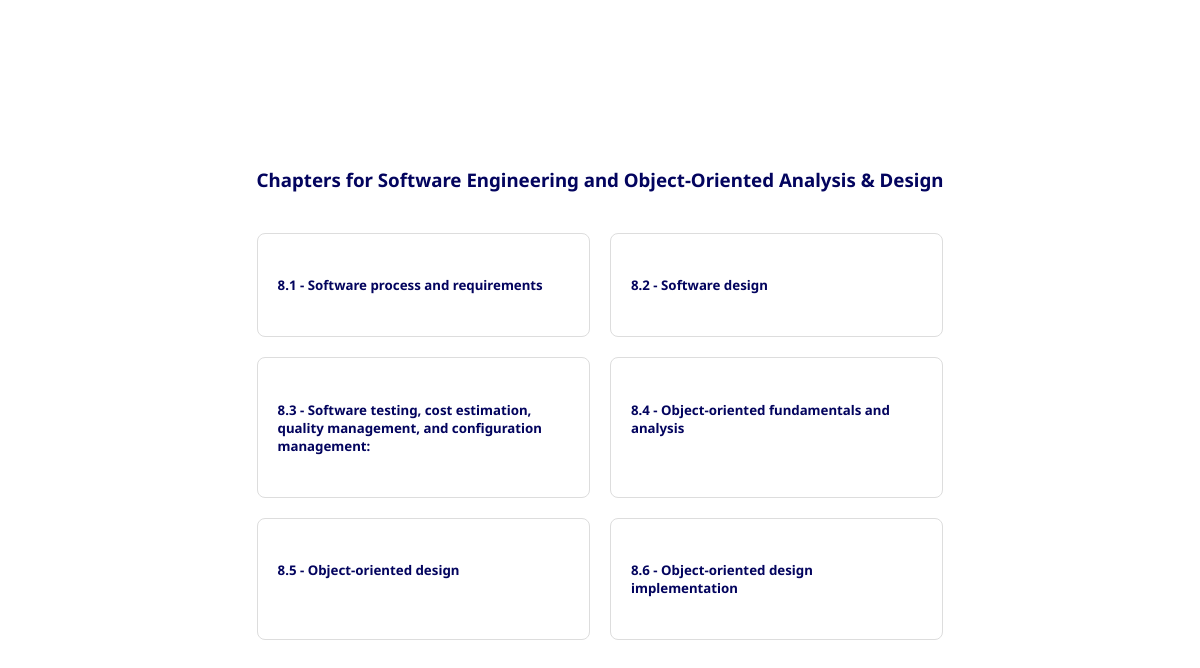
Screenshot of /questions/subject/13/ with the database file from the repository.
### questions/models.py (models this page shows, shortened)
class Subject(models.Model):
    name = models.CharField(max_length=200)

class Chapter(models.Model):
    subject = models.ForeignKey(Subject, on_delete=models.CASCADE)
    chapter_number = models.CharField(max_length=10)  # Format like "1.1", "1.2"
    name = models.CharField(max_length=200)
    class Meta:
        unique_together = ['subject', 'chapter_number']
        ordering = ['subject', 'chapter_number']

### questions/views.py (the view)
# urls.py: path('subject/<int:subject_id>/', views.subject_view, name='subject_detail'),
def subject_view(request, subject_id):
    subject = get_object_or_404(Subject, id=subject_id)
    chapters = Chapter.objects.filter(subject=subject)
    return render(request, 'subject_detail.html', {
        'selected_subject': subject,
        'chapters': chapters,
    })

### templates/subject_detail.html (shortened to what this page needs)
<!DOCTYPE html>
<html lang="en">
  <head>
    {% load static %}
    <link rel="stylesheet" href="{% static 'subject_detail.css' %}" />
  </head>
  <body>
    <div class="main-container">
      <h3>Chapters for {{ selected_subject.name }}</h3>
      <br />
      <div class="subject-grid">
        {% for chapter in chapters %}
        <div class="subject-card">
          <a
            href="{% url 'chapter_detail' chapter.id %}"
            style="text-decoration: none; color: inherit;"
          >
            <h5>{{ chapter.chapter_number }} - {{ chapter.name }}</h5>
          </a>
        </div>
        {% endfor %}
      </div>
    </div>
  </body>
</html>

### static/subject_detail.css (style rules this page uses)
:root { --federal-blue: #03045eff; --honolulu-blue: #0077b6ff; --pacific-cyan: #00b4d8ff; --non-photo-blue: #90e0efff; --light-cyan: #caf0f8ff; --white: #ffffff }
* { padding: 0; box-sizing: border-box; font-family: "Noto Sans", serif; }
body, html { height: 100%; margin: 0.9rem; background-color: var(--white); height: 100vh; color: var(--federal-blue); display: flex; align-items: center; justify-content: center; }
.subject-grid { display: grid; grid-template-columns: repeat(auto-fit, minmax(250px, 1fr)); gap: 20px; margin-bottom: 40px; }
.subject-card { border: 1px solid #ddd; border-radius: 8px; padding: 20px; cursor: pointer; transition: transform 0.2s, box-shadow 0.2s; }

### rows the page displays
Subject: name "Software Engineering and Object-Oriented Analysis & Design"
Chapter: chapter_number "8.1", name "Software process and requirements"
Chapter: chapter_number "8.2", name "Software design"
Chapter: chapter_number "8.3", name "Software testing, cost estimation, quality management, and configuration management:"
Chapter: chapter_number "8.4", name "Object-oriented fundamentals and analysis"
Chapter: chapter_number "8.5", name "Object-oriented design"
Chapter: chapter_number "8.6", name "Object-oriented design implementation"
